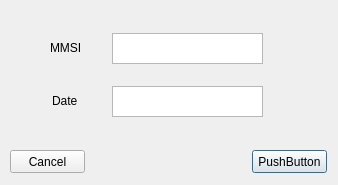
<?xml version="1.0" encoding="UTF-8"?>
<ui version="4.0">
 <class>Dialog</class>
 <widget class="QDialog" name="Dialog">
  <property name="geometry">
   <rect>
    <x>0</x>
    <y>0</y>
    <width>338</width>
    <height>185</height>
   </rect>
  </property>
  <property name="windowTitle">
   <string>Dialog</string>
  </property>
  <widget class="QPushButton" name="pushButton">
   <property name="geometry">
    <rect>
     <x>252</x>
     <y>150</y>
     <width>75</width>
     <height>23</height>
    </rect>
   </property>
   <property name="text">
    <string>PushButton</string>
   </property>
  </widget>
  <widget class="QTextEdit" name="textEdit_fDate">
   <property name="geometry">
    <rect>
     <x>112</x>
     <y>86</y>
     <width>151</width>
     <height>31</height>
    </rect>
   </property>
  </widget>
  <widget class="QTextEdit" name="textEdit_MMSI">
   <property name="geometry">
    <rect>
     <x>112</x>
     <y>33</y>
     <width>151</width>
     <height>31</height>
    </rect>
   </property>
  </widget>
  <widget class="QLabel" name="label">
   <property name="geometry">
    <rect>
     <x>52</x>
     <y>94</y>
     <width>47</width>
     <height>13</height>
    </rect>
   </property>
   <property name="text">
    <string>Date</string>
   </property>
  </widget>
  <widget class="QLabel" name="label_2">
   <property name="geometry">
    <rect>
     <x>50</x>
     <y>40</y>
     <width>61</width>
     <height>16</height>
    </rect>
   </property>
   <property name="text">
    <string>MMSI</string>
   </property>
  </widget>
  <widget class="QPushButton" name="Cancel">
   <property name="geometry">
    <rect>
     <x>10</x>
     <y>150</y>
     <width>75</width>
     <height>23</height>
    </rect>
   </property>
   <property name="text">
    <string>Cancel</string>
   </property>
  </widget>
 </widget>
 <resources/>
 <connections/>
</ui>
